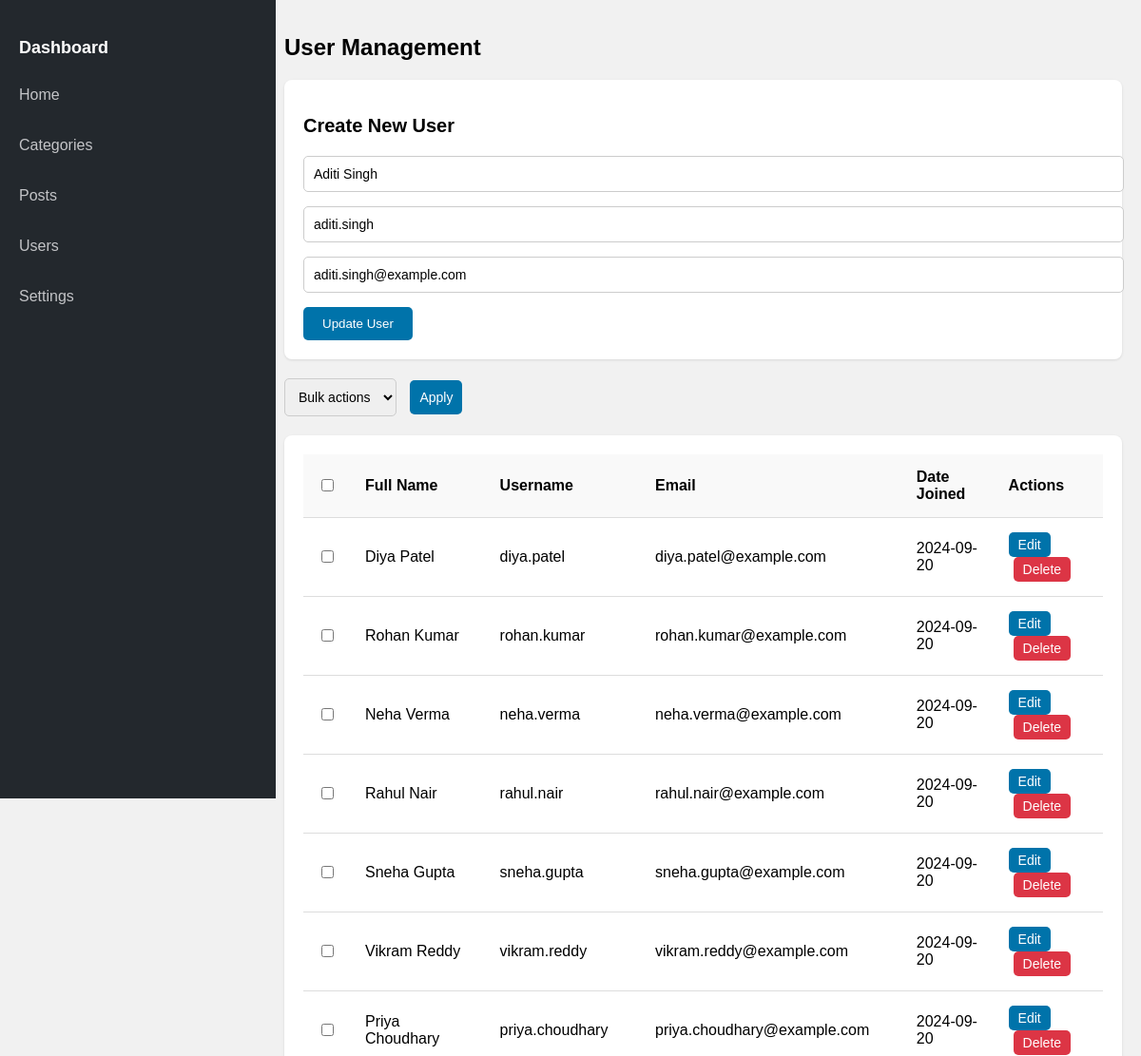
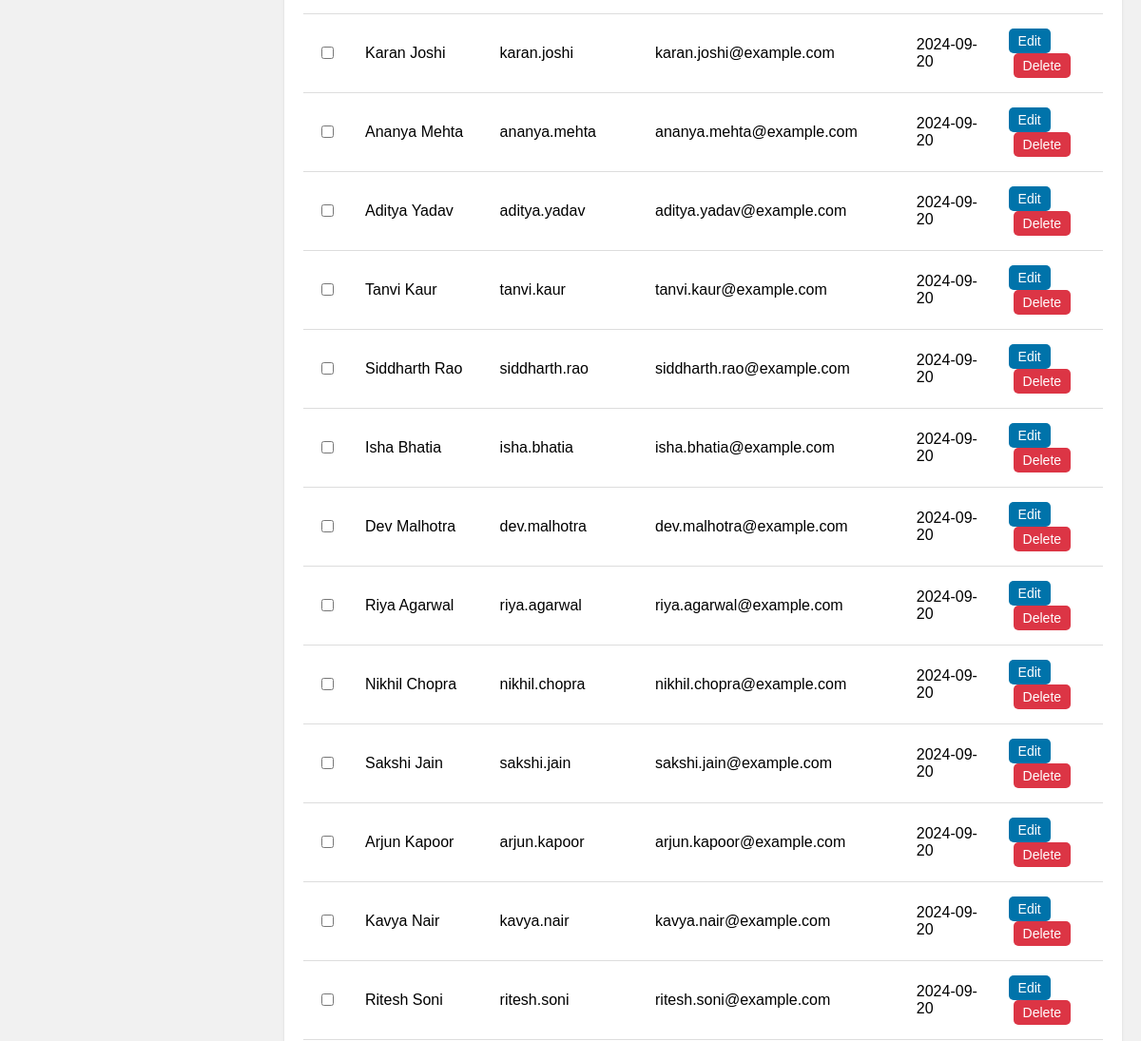
The app's page /users/edit/4700/ (upper part), older data (2 pictures, top to bottom).
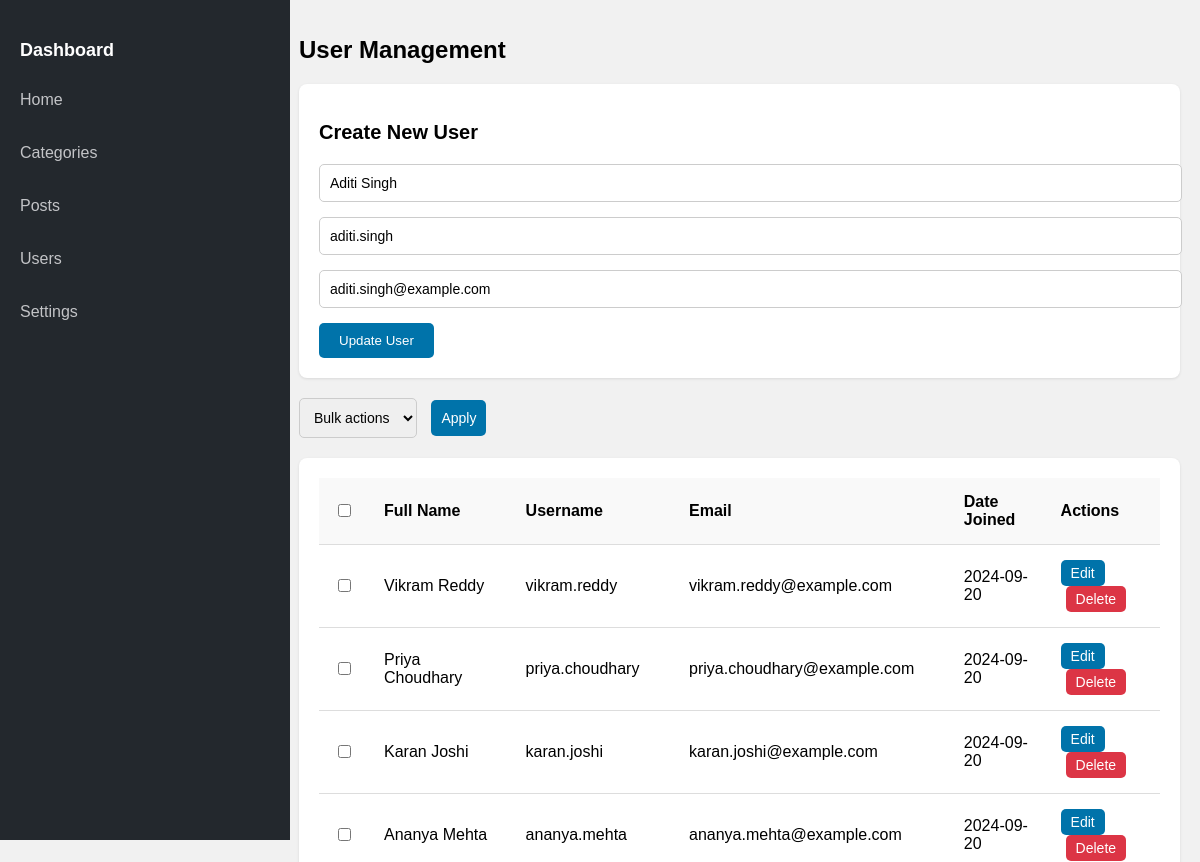
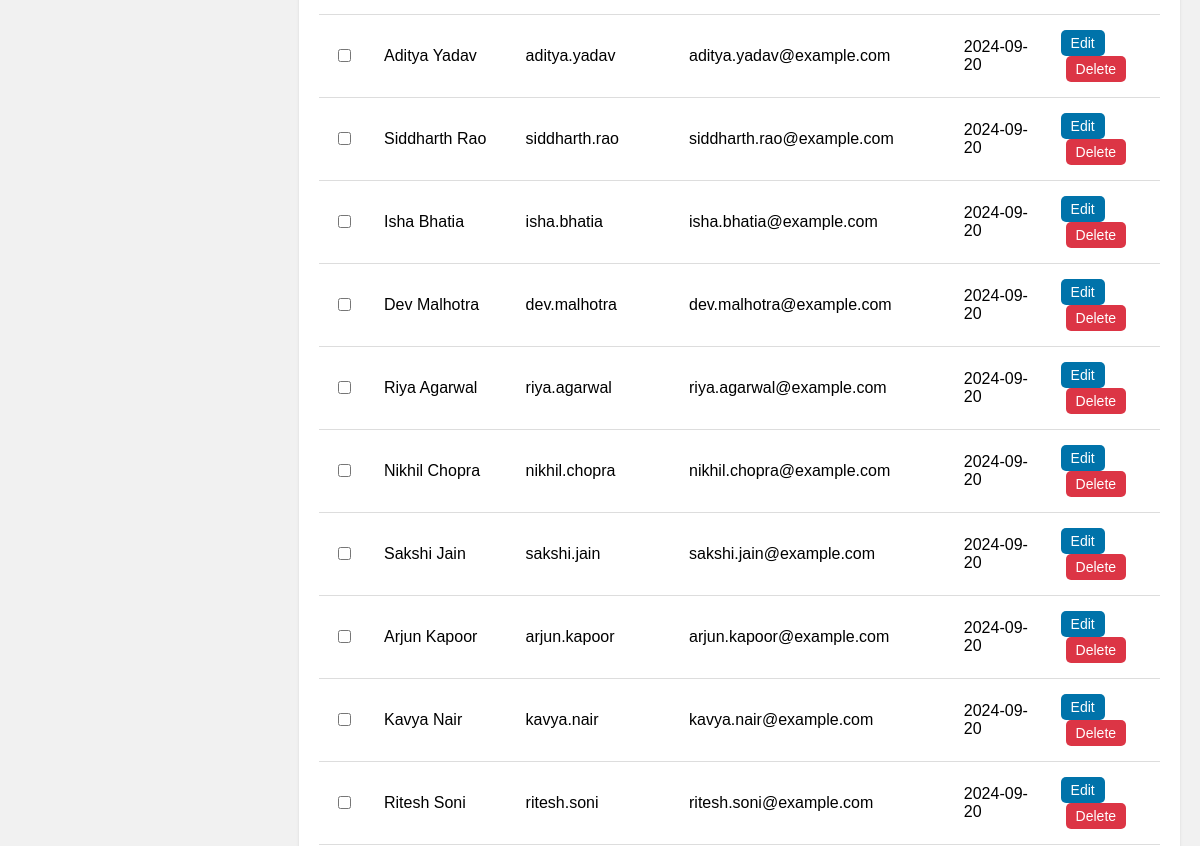
The same page, newer data (2 pictures, top to bottom).
### wpblog/models.py (models this page shows, shortened)
class User(models.Model):
    name = models.CharField(max_length=100)
    username = models.CharField(max_length=50, unique=True)
    email = models.EmailField(unique=True)
    created_at = models.DateTimeField(auto_now_add=True)

### wpblog/views.py (the view)
# urls.py: path('users/edit/<int:user_id>/',views.edituser),
def edituser(request,user_id):
    user = get_object_or_404(User, id=user_id)
    users = User.objects.all()
    if request.method == "POST":
        user.name = request.POST.get('name')
        user.username = request.POST.get('username')
        user.email = request.POST.get('email')
        user.save()
        return redirect('/users')
    return render(request,"edituser.html",{"users": users, "iuser": user})

### templates/edituser.html (shortened to what this page needs)
<!DOCTYPE html>
<html lang="en">
<head>
</head>
<body>
    <div class="sidebar">
      <h2>Dashboard</h2>
      <ul>
        <li><a href="/home">Home</a></li>
        <li><a href="/category">Categories</a></li>
        <li><a href="/posts">Posts</a></li>
        <li><a href="/users">Users</a></li>
       <li><a href="/settings">Settings</a></li>
      </ul>
    </div>
    <div class="content">
      <h1>User Management</h1>
      <div class="form-container">
        <h2>Create New User</h2>
        <form id="createUserForm" action="" method="post">
          <input name="name" value="{{iuser.name}}" type="text" placeholder="Full Name" required />
          <input name="username" value="{{iuser.username}}" type="text" placeholder="Username" required />
          <input name="email" value="{{iuser.email}}" type="email" placeholder="Email Address" required />
          <button type="submit">Update User</button>
        </form>
      </div>
      <div class="bulk-actions">
        <select id="bulkActionSelect">
          <option>Bulk actions</option>
        </select>
        <button id="apply-btn">Apply</button>
      </div>
      <div class="table-container">
        <table>
          <thead>
            <tr>
              <th><input id="selectAll" type="checkbox" /></th>
              <th>Full Name</th>
              <th>Username</th>
              <th>Email</th>
              <th>Date Joined</th>
              <th>Actions</th>
            </tr>
          </thead>
          <tbody>
            {% if users %}
              {% for user in users %}
              {% if not user.id == iuser.id %}
                <tr>
                  <td><input value="{{ user.id }}" class="itemCheckbox" name="options" type="checkbox" /></td>
                  <td>{{ user.name }}</td>
                  <td>{{ user.username }}</td>
                  <td>{{ user.email }}</td>
                  <td>{{ user.created_at|date:"Y-m-d" }}</td>
                  <td>
                    <button class="action-button edit-button" onclick="window.location.href='/users/edit/{{ user.id }}'">Edit</button>
                    <button class="action-button delete-button" onclick="deleteUser([{{ user.id }}])">Delete</button>
                  </td>
                </tr>
            {% endif %}
              {% endfor %}
            {% else %}
              <tr>
                <td colspan="5">No users available.</td>
              </tr>
            {% endif %}
          </tbody>
        </table>
      </div>
    </div>
</body>
</html>

Row changes from the older to the newer data that the page shows:
removed User: name "Diya Patel", username "diya.patel", email "diya.patel@example.com", created_at "2024-09-20"
removed User: name "Rohan Kumar", username "rohan.kumar", email "rohan.kumar@example.com", created_at "2024-09-20"
removed User: name "Neha Verma", username "neha.verma", email "neha.verma@example.com", created_at "2024-09-20"
removed User: name "Rahul Nair", username "rahul.nair", email "rahul.nair@example.com", created_at "2024-09-20"
removed User: name "Sneha Gupta", username "sneha.gupta", email "sneha.gupta@example.com", created_at "2024-09-20"
removed User: name "Tanvi Kaur", username "tanvi.kaur", email "tanvi.kaur@example.com", created_at "2024-09-20"
